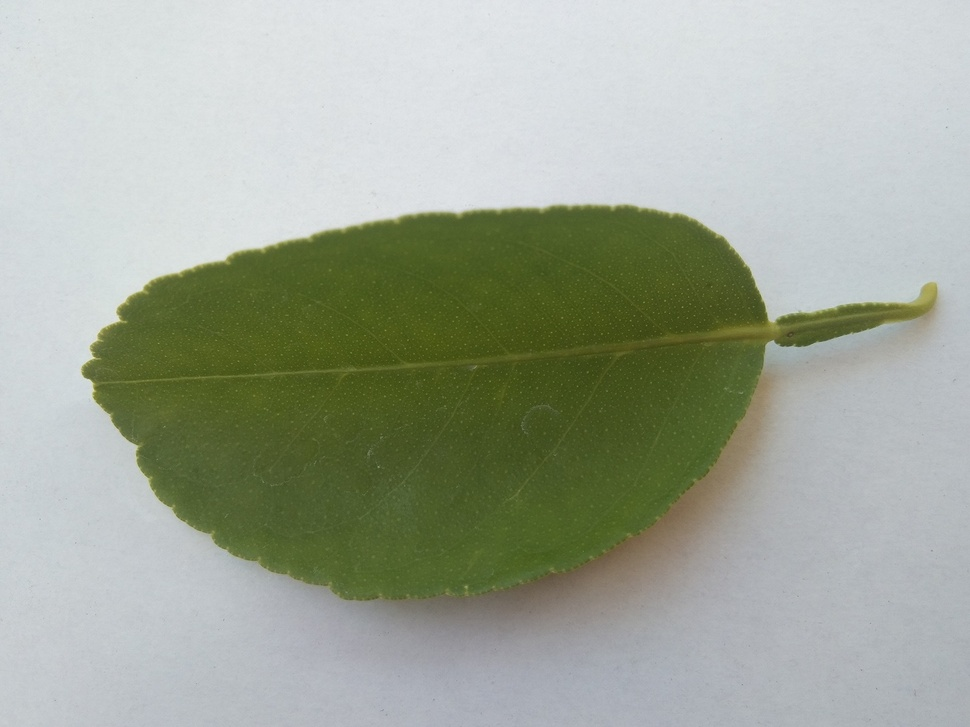
#> input picture image_fundamental/001.jpg, 970 x 727 px, shrunk from 1600 x 1200 before the run
$ jupyter execute flipping.ipynb   (shell and % lines are left out)
#> lines starting #> are read from the running program, lines starting #| are printed output that depends on the picture
<a href="https://colab.research.google.com/github/FaizalBachtiar271/KecerdasanBuatan/blob/main/image_fundamental/flipping.ipynb" target="_parent"></a>

[cell 1]
# import the necessary packages
from matplotlib import pyplot as plt
import numpy as np
import argparse
import cv2

[cell 2]
def plt_imshow(title, image):
	# convert the image frame BGR to RGB color space and display it
	image = cv2.cvtColor(image, cv2.COLOR_BGR2RGB)
	plt.imshow(image)
	plt.title(title)
	plt.grid(False)
	plt.show()

[cell 3]
# # construct the argument parser and parse the arguments
# ap = argparse.ArgumentParser()
# ap.add_argument("-i", "--image", type=str, default="office.jfif",
# 	help="path to the input image")
# args = vars(ap.parse_args())

# since we are using Jupyter Notebooks we can replace our argument
# parsing code with *hard coded* arguments and values
args = {
	"image": "001.jpg"
}

[cell 4]
# load the original input image and display it to our screen
image = cv2.imread(args["image"])
#> image is the input picture: shape (727, 970, 3); mean B, G, R 153.3, 168.1, 161
plt_imshow("Original", image)

# flip the image horizontally
print("[INFO] flipping image horizontally...")
flipped = cv2.flip(image, 1)
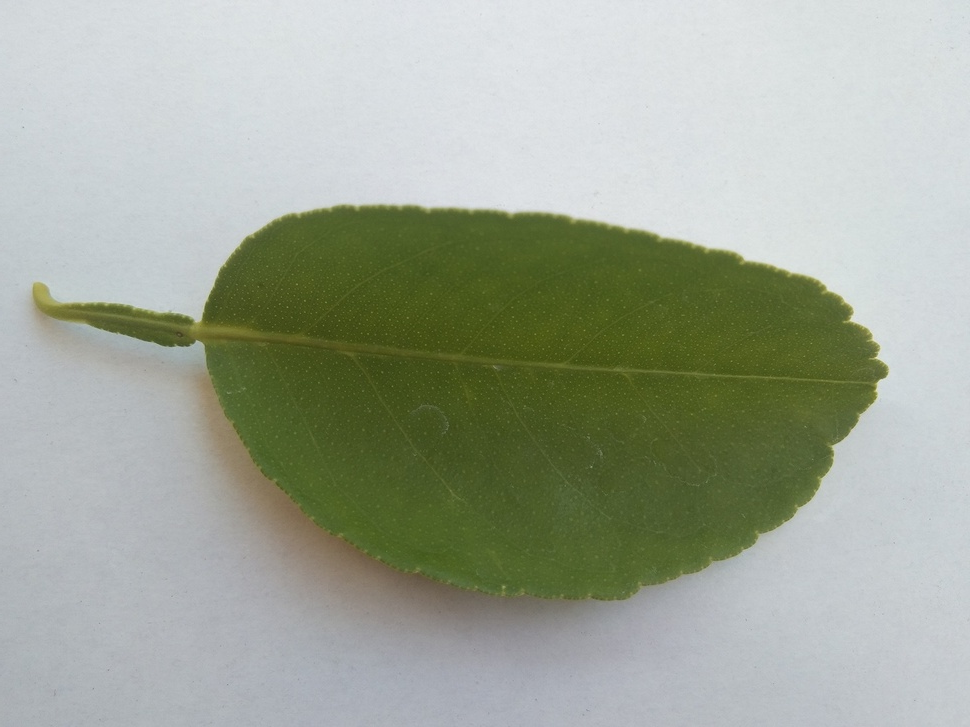
#> flipped: shape (727, 970, 3); mean B, G, R 153.3, 168.1, 161
plt_imshow("Flipped Horizontally", flipped)

[cell 5]
# flip the image vertically
flipped = cv2.flip(image, 0)
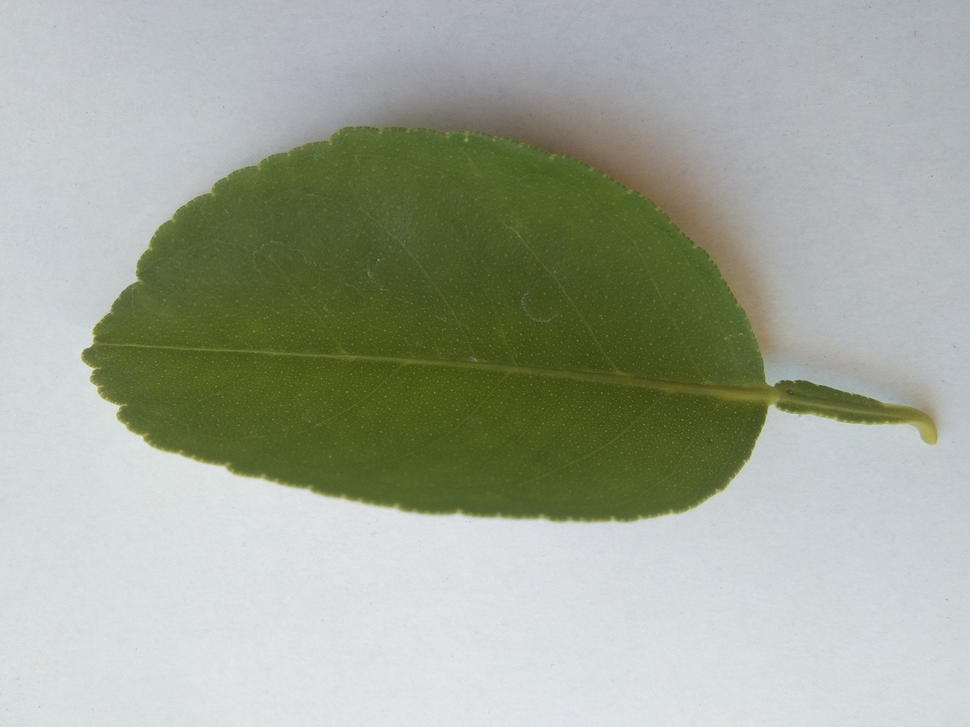
#> flipped: shape (727, 970, 3); mean B, G, R 153.3, 168.1, 161
print("[INFO] flipping image vertically...")
plt_imshow("Flipped Vertically", flipped)

[cell 6]
# flip the image along both axes
flipped = cv2.flip(image, -1)
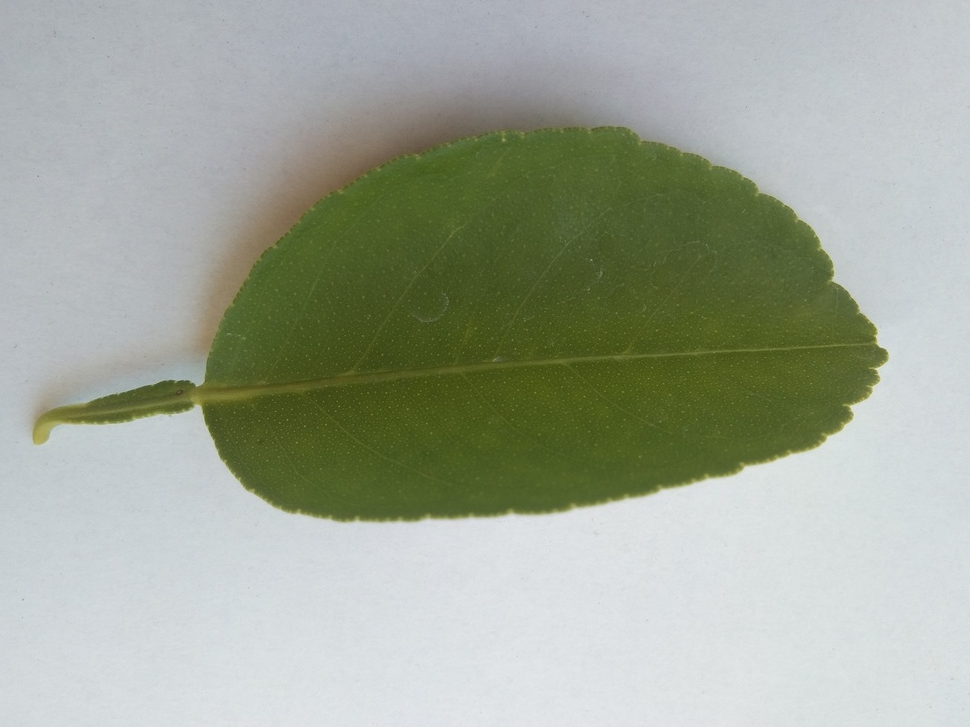
#> flipped: shape (727, 970, 3); mean B, G, R 153.3, 168.1, 161
print("[INFO] flipping image horizontally and vertically...")
plt_imshow("Flipped Horizontally & Vertically", flipped)
